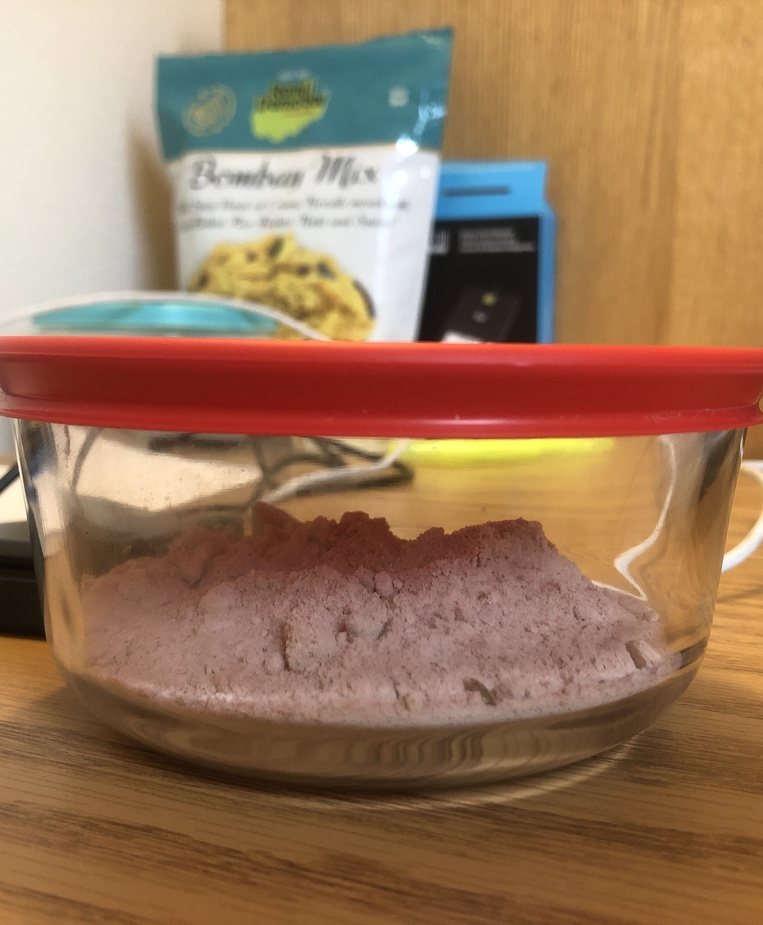
#> input picture IMG_8420.jpg, 763 x 925 px, shrunk from 2495 x 3024 before the run, given in place of the camera
$ jupyter execute comp_test.ipynb
#> lines starting #> are read from the running program, lines starting #| are printed output that depends on the picture; after the words box and inside, x2 and y2 are one past the last pixel; in counts of white or black regions, pixels touching at a corner belong together
[cell 1]
import cv2
import numpy as np
from matplotlib import pyplot as plt

[cell 2]
def red_seg_stream():
    cap = cv2.VideoCapture(0)

    if not cap.isOpened():
        print("Error: Camera not accessible")
        return

    while True:
        ret, img = cap.read()
#> img is the input picture: shape (925, 763, 3); mean B, G, R 89, 117.4, 153.3
        if not ret:
            print("Capture failed")
            break

        hsv_image = cv2.cvtColor(img, cv2.COLOR_BGR2HSV)
#> hsv_image: shape (925, 763, 3); mean H, S, V 20.7, 122.4, 157.1

        lower_red1 = np.array([0, 120, 70])
        upper_red1 = np.array([10, 255, 255])
        mask_red1 = cv2.inRange(hsv_image, lower_red1, upper_red1)
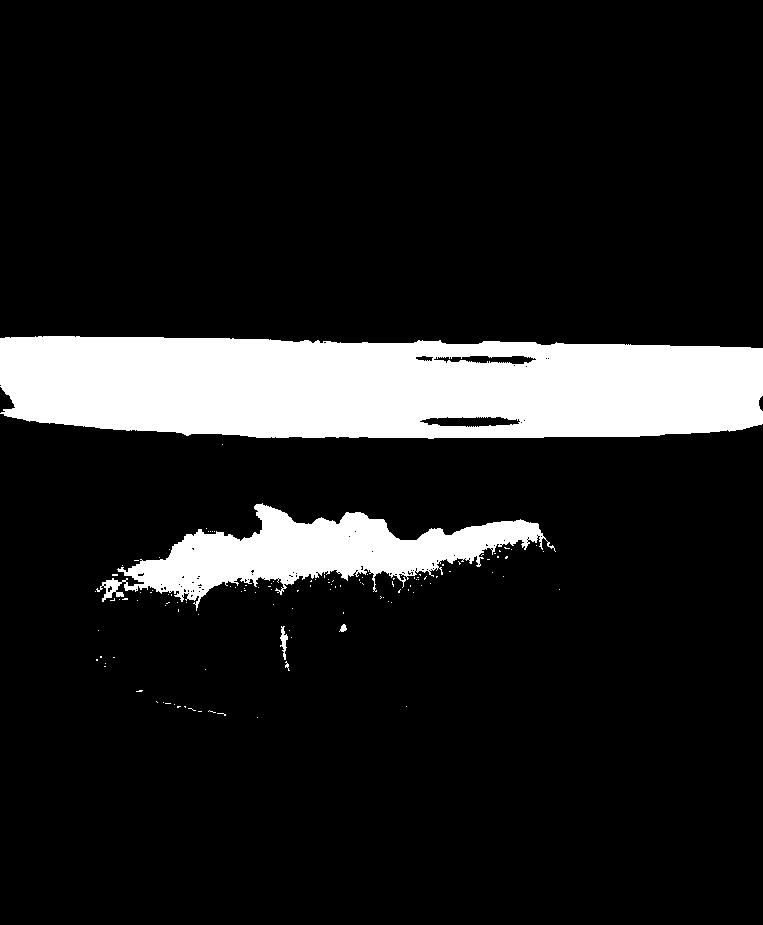
#> mask_red1: shape (925, 763); 12.5% white; 121 white regions (116 under 20 px), largest, box (x1, y1, x2, y2) and area: (0, 336, 763, 439) 69006, (96, 503, 556, 611) 18650, (280, 626, 288, 660) 129, (339, 624, 347, 632) 39, (285, 661, 290, 671) 21

        lower_red2 = np.array([170, 120, 70])
        upper_red2 = np.array([180, 255, 255])
        mask_red2 = cv2.inRange(hsv_image, lower_red2, upper_red2)
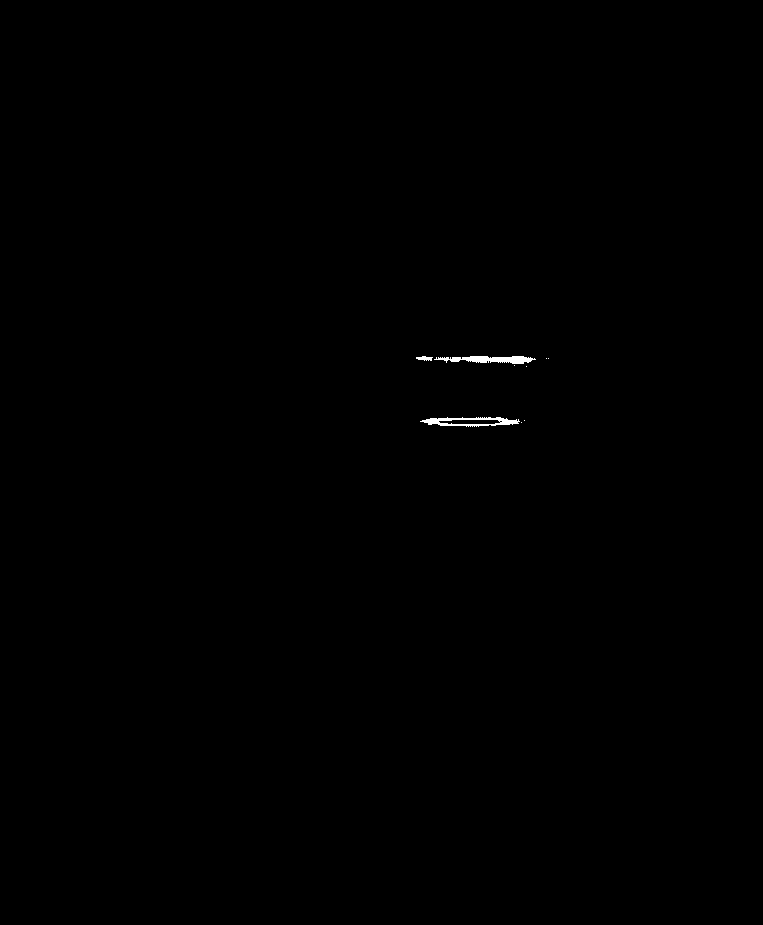
#> mask_red2: shape (925, 763); 0.15% white; 9 white regions (6 under 20 px), largest, box (x1, y1, x2, y2) and area: (434, 356, 536, 364) 503, (420, 417, 520, 427) 479, (416, 356, 433, 361) 56

        mask_red = mask_red1 + mask_red2
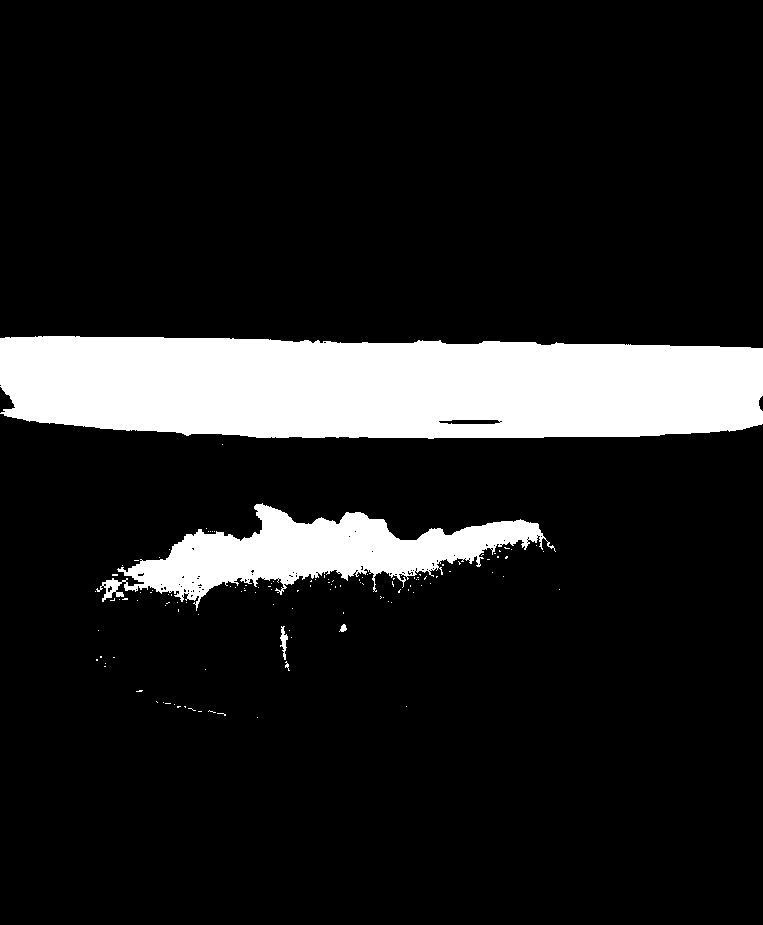
#> mask_red: shape (925, 763); 12.6% white; 121 white regions (116 under 20 px), largest, box (x1, y1, x2, y2) and area: (0, 336, 763, 439) 70050, (96, 503, 556, 611) 18650, (280, 626, 288, 660) 129, (339, 624, 347, 632) 39, (285, 661, 290, 671) 21

        result_image = cv2.bitwise_and(img, img, mask=mask_red)
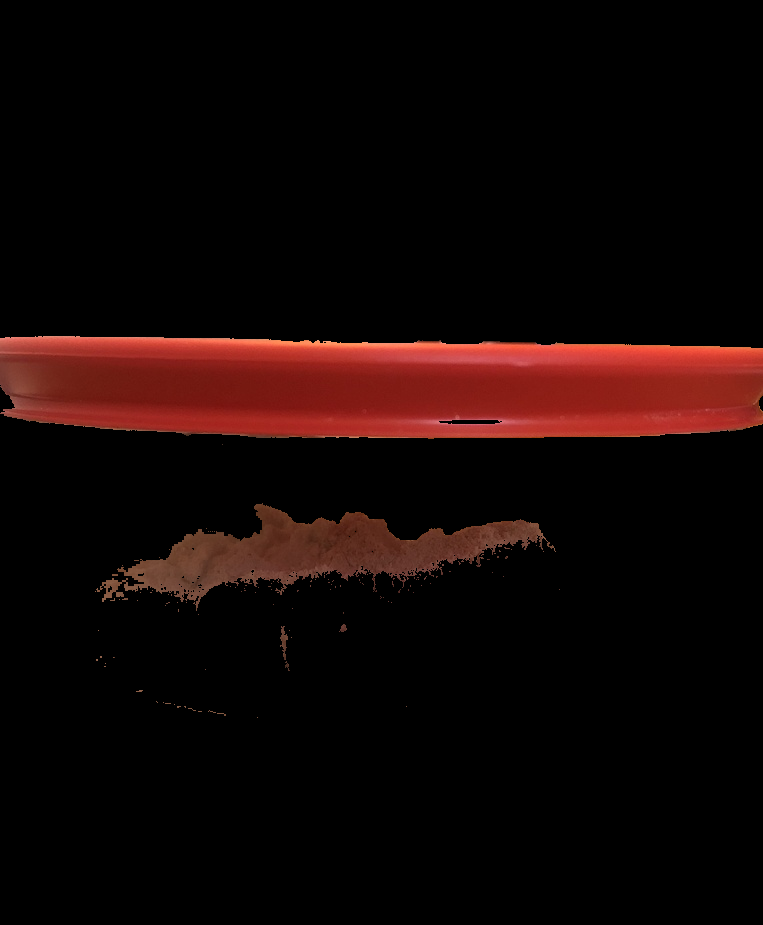
#> result_image: shape (925, 763, 3); mean B, G, R 4.9, 6.2, 18.7

        cv2.imshow('Original Image', img)
        cv2.imshow('Segmented Image', result_image)

        # Break the loop when 'q' key is pressed
        if cv2.waitKey(1) & 0xFF == ord('q'):
#> (key q is pressed here)
            break

    cap.release()
    cv2.destroyAllWindows()

if __name__ == '__main__':
    red_seg_stream()

$ run again, on IMG_8422.JPG
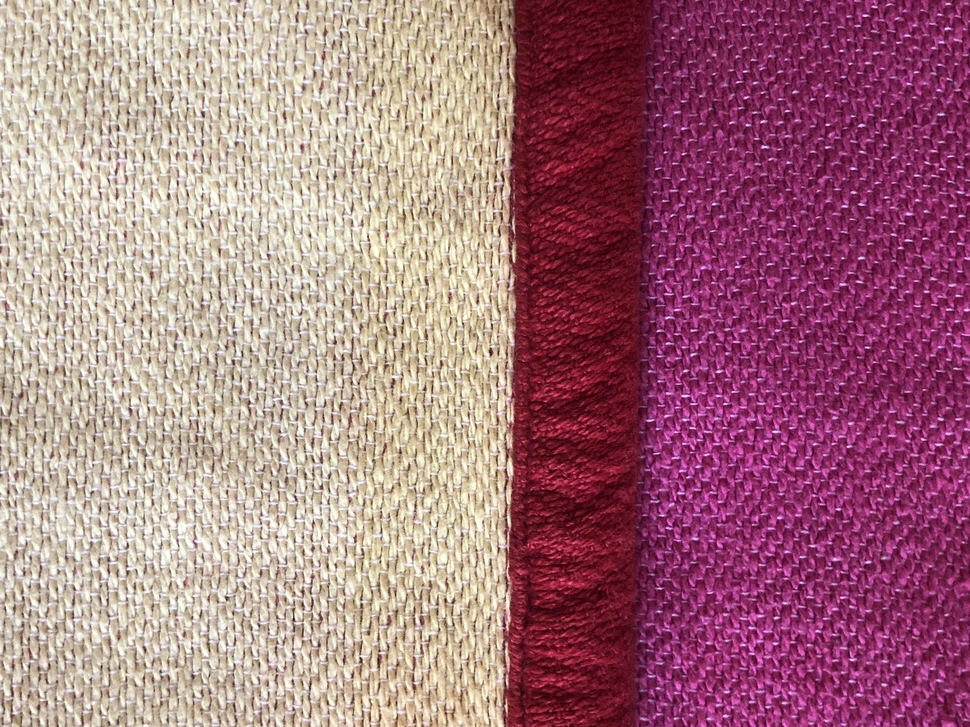
#> input picture IMG_8422.JPG, 970 x 727 px, shrunk from 4032 x 3024 before the run, given in place of the camera
#> in red_seg_stream, img is the input picture: shape (727, 970, 3); mean B, G, R 129.2, 118.8, 167.3
#> hsv_image: shape (727, 970, 3); mean H, S, V 88.5, 109.7, 167.3
#> in red_seg_stream, `mask_red1 = cv2.inRange(hsv_image, lower_red1, upper_red1)`:
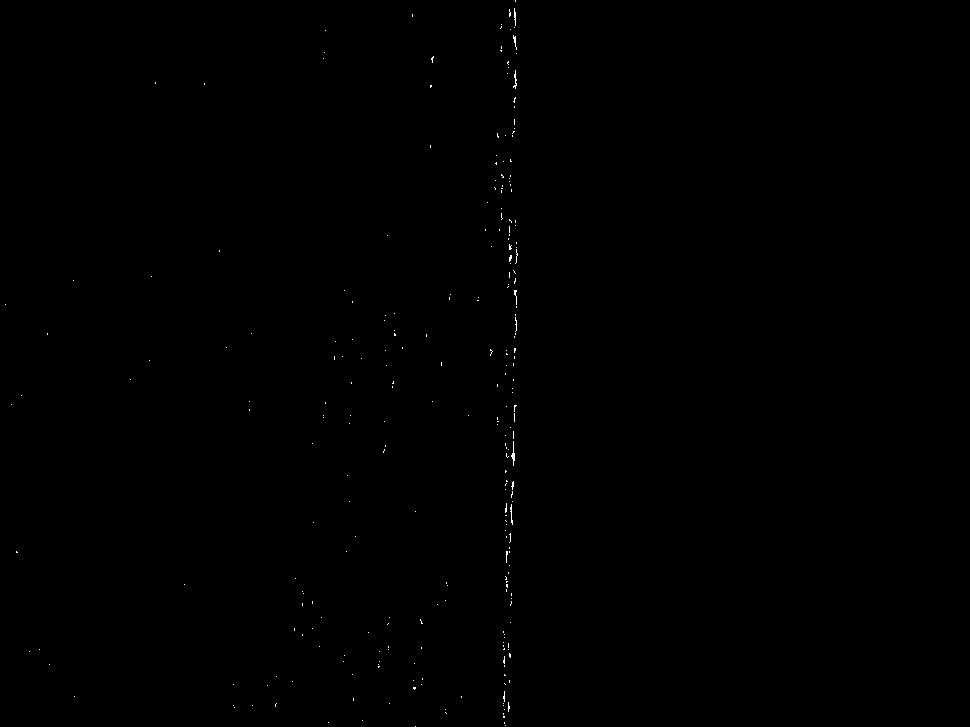
#> mask_red1: shape (727, 970); 0.13% white in thin lines or dots, all inside (x1, y1, x2, y2) = (5, 0, 518, 727)
#> mask_red2: shape (727, 970); 12.3% white; 25 white regions (24 under 20 px), largest, box (x1, y1, x2, y2) and area: (503, 0, 649, 727) 86940
#> mask_red: shape (727, 970); 12.5% white; 201 white regions (199 under 20 px), largest, box (x1, y1, x2, y2) and area: (503, 0, 649, 727) 87413, (509, 255, 512, 264) 20
#> in red_seg_stream, `result_image = cv2.bitwise_and(img, img, mask=mask_red)`:
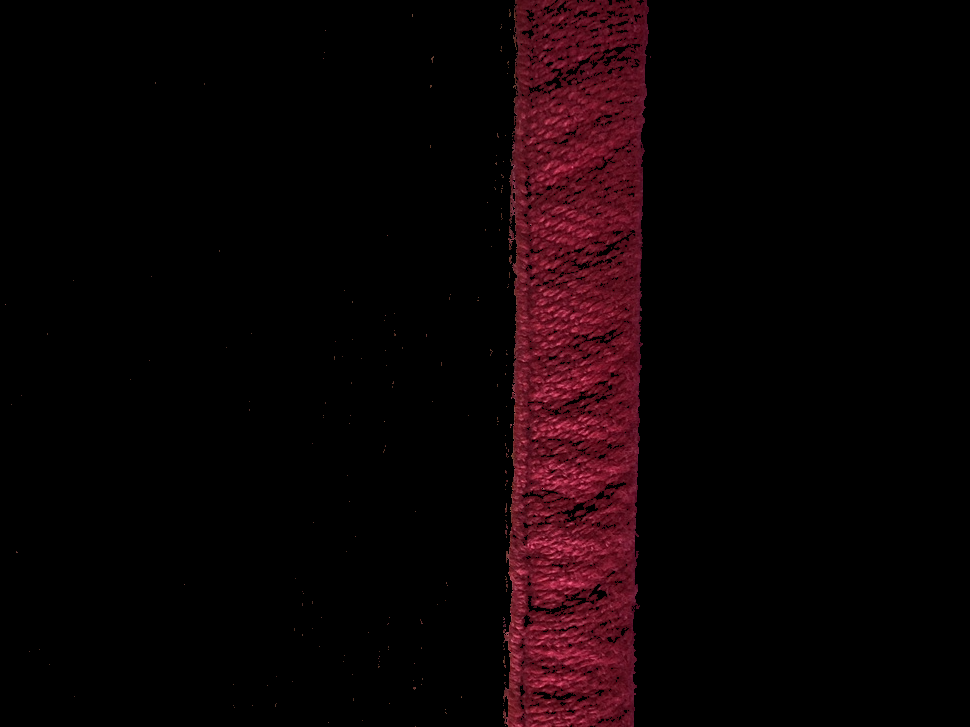
#> result_image: shape (727, 970, 3); mean B, G, R 4.7, 2.7, 13

$ run again, on IMG_8428.JPG
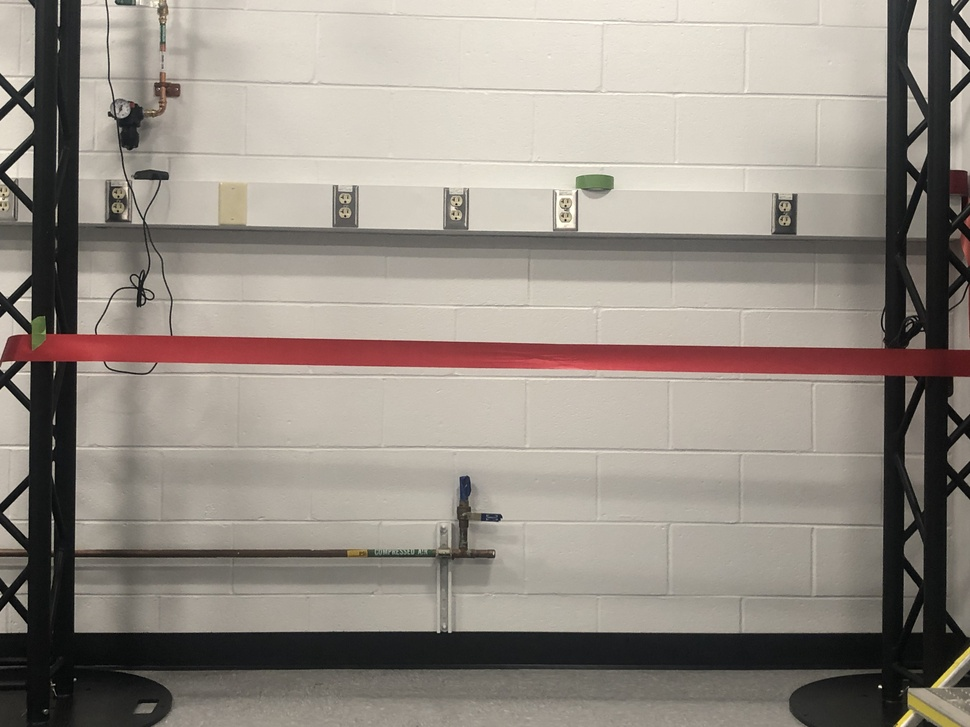
#> input picture IMG_8428.JPG, 970 x 727 px, shrunk from 4032 x 3024 before the run, given in place of the camera
#> in red_seg_stream, img is the input picture: shape (727, 970, 3); mean B, G, R 133.8, 142.3, 150.3
#> hsv_image: shape (727, 970, 3); mean H, S, V 29.2, 29.7, 150.6
#> in red_seg_stream, `mask_red1 = cv2.inRange(hsv_image, lower_red1, upper_red1)`:
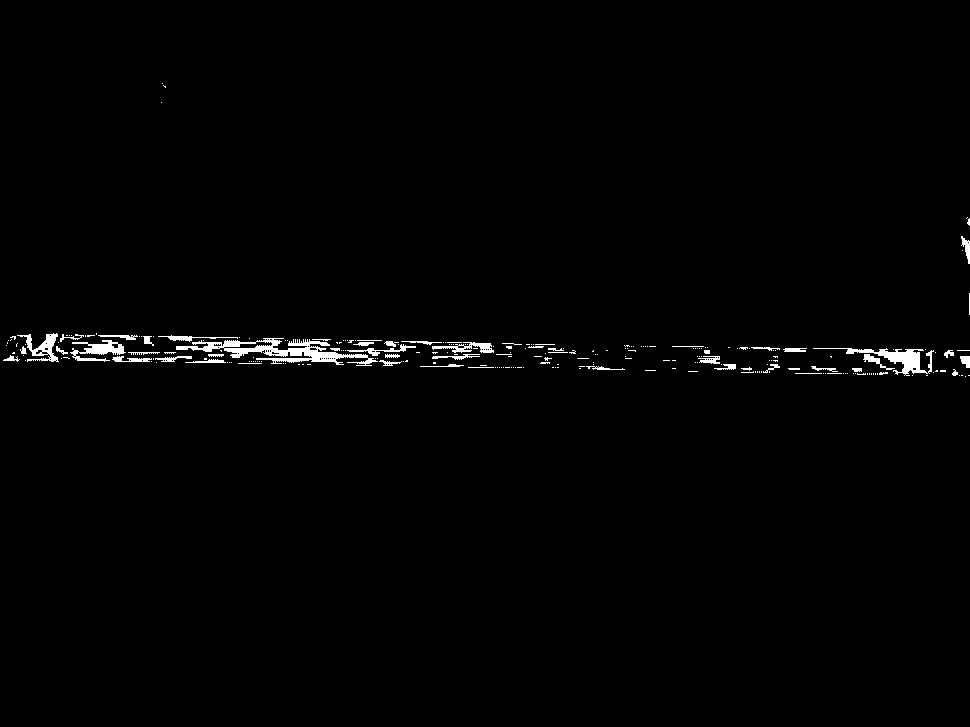
#> mask_red1: shape (727, 970); 1.1% white; 256 white regions (202 under 20 px), largest, box (x1, y1, x2, y2) and area: (176, 338, 378, 366) 1953, (813, 348, 934, 376) 893, (70, 340, 126, 362) 556
#> mask_red2: shape (727, 970); 2.4% white; 76 white regions (68 under 20 px), largest, box (x1, y1, x2, y2) and area: (310, 339, 905, 376) 11300, (52, 334, 312, 364) 3478, (906, 350, 970, 376) 979
#> mask_red: shape (727, 970); 3.5% white; 13 white regions (10 under 20 px), largest, box (x1, y1, x2, y2) and area: (3, 333, 970, 376) 24381, (961, 236, 970, 264) 121, (969, 293, 970, 315) 22
#> in red_seg_stream, `result_image = cv2.bitwise_and(img, img, mask=mask_red)`:
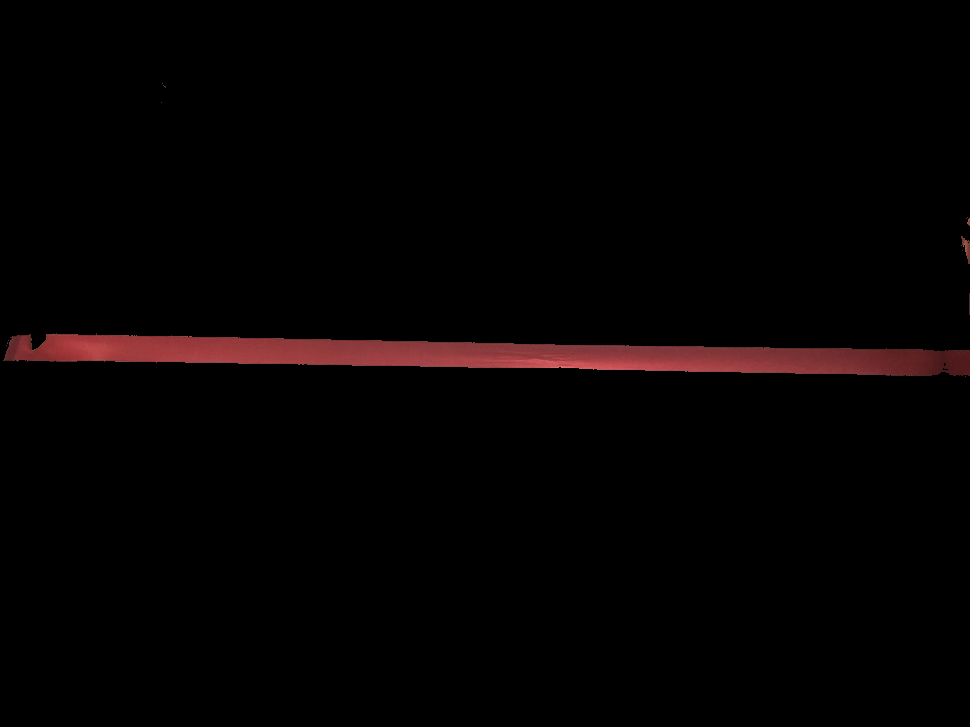
#> result_image: shape (727, 970, 3); mean B, G, R 2.1, 2, 4.9

$ run again, on hand_color_image1.jpg
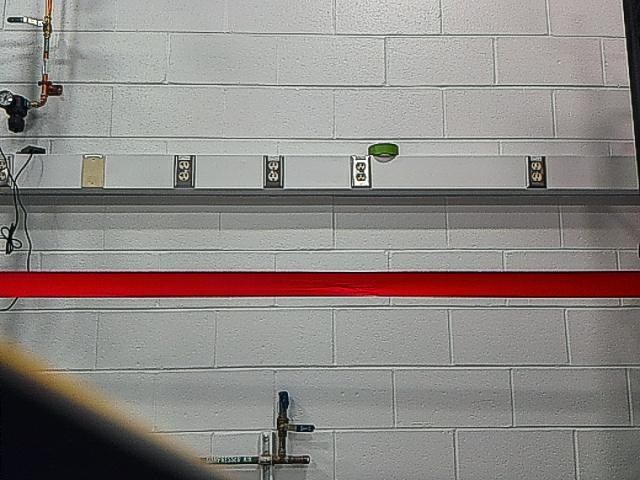
#> input picture hand_color_image1.jpg, 640 x 480 px, given in place of the camera
#> in red_seg_stream, img is the input picture: shape (480, 640, 3); mean B, G, R 131.6, 134.5, 140.9
#> hsv_image: shape (480, 640, 3); mean H, S, V 49.4, 26.6, 142.9
#> in red_seg_stream, `mask_red1 = cv2.inRange(hsv_image, lower_red1, upper_red1)`:
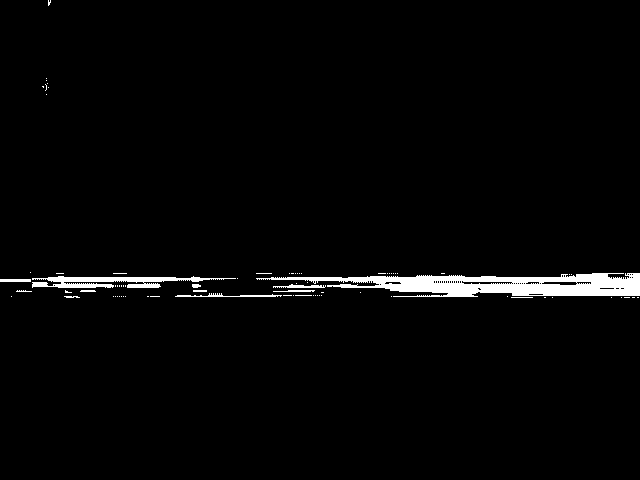
#> mask_red1: shape (480, 640); 2.4% white; 79 white regions (67 under 20 px), largest, box (x1, y1, x2, y2) and area: (256, 273, 640, 297) 5216, (32, 276, 236, 288) 1256, (175, 293, 282, 297) 193
#> mask_red2: shape (480, 640); 2.5% white; 45 white regions (38 under 20 px), largest, box (x1, y1, x2, y2) and area: (0, 271, 561, 298) 7202, (472, 292, 512, 296) 116, (542, 282, 591, 285) 104
#> mask_red: shape (480, 640); 4.9% white; 17 white regions (15 under 20 px), largest, box (x1, y1, x2, y2) and area: (0, 271, 640, 298) 14966, (511, 297, 533, 298) 22
#> in red_seg_stream, `result_image = cv2.bitwise_and(img, img, mask=mask_red)`:
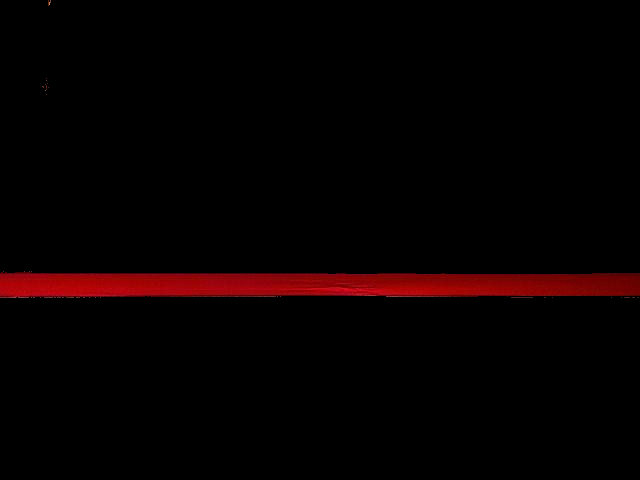
#> result_image: shape (480, 640, 3); mean B, G, R 0.4, 0.3, 7
